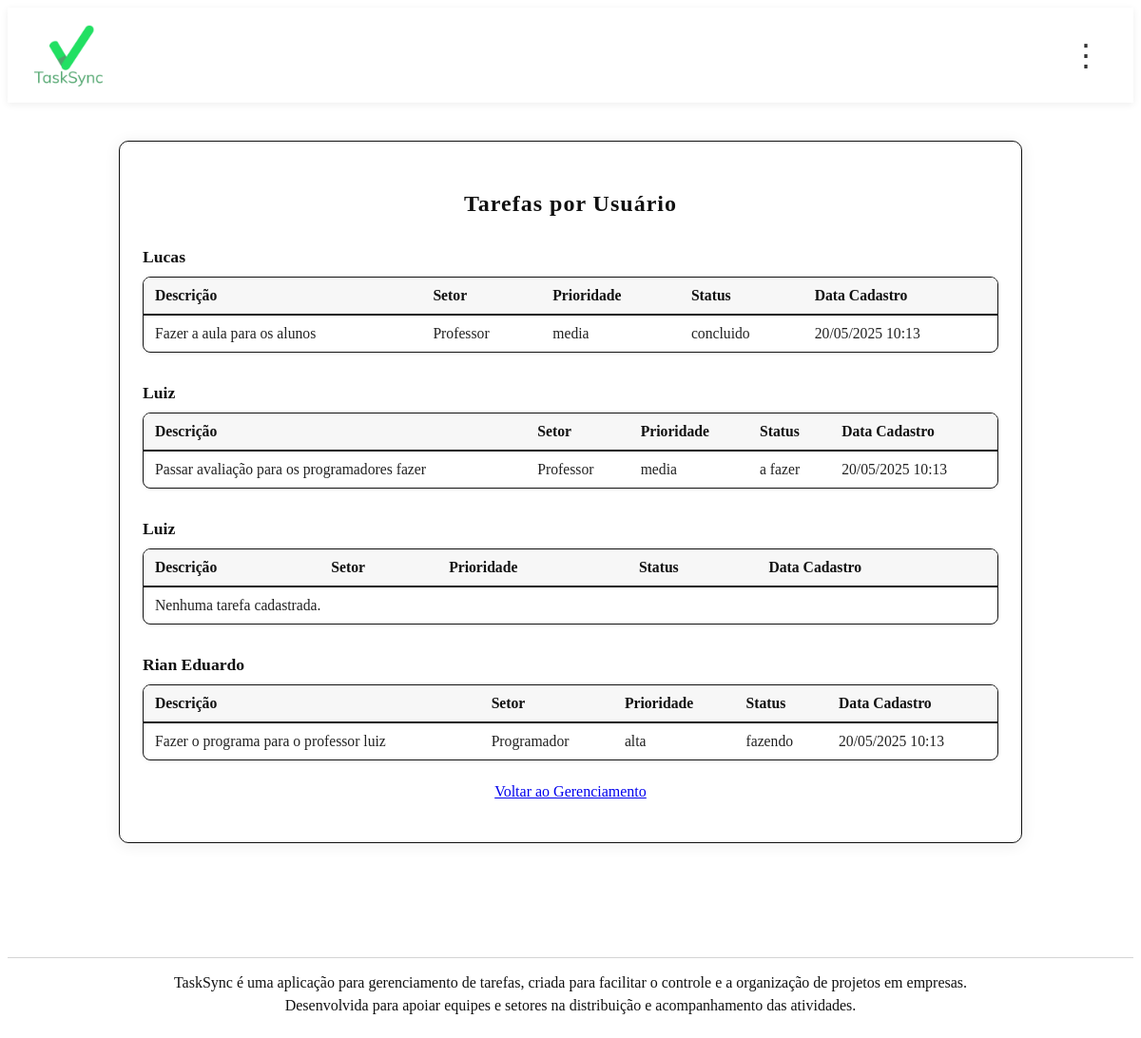
The app's page /visualizar_tarefa.php with its own data.
### tables this page shows
CREATE TABLE `tarefas` (
  `id_tarefa` int(11) NOT NULL,
  `id_usuario` int(11) NOT NULL,
  `descricao` text NOT NULL,
  `setor` varchar(50) NOT NULL,
  `prioridade` enum('baixa','media','alta') NOT NULL,
  `data_cadastro` datetime NOT NULL DEFAULT current_timestamp(),
  `status` enum('a fazer','fazendo','concluido') NOT NULL DEFAULT 'a fazer'
);

### visualizar_tarefa.php (the view, shortened to what this page needs)
<?php
include 'conexão.php';
$usuarios = [];
$res = $conn->query("SELECT * FROM usuarios ORDER BY nome");
while ($u = $res->fetch_assoc()) {
    $usuarios[$u['id_usuario']] = $u['nome'];
}
$tarefas = [];
$res = $conn->query("SELECT t.*, u.nome FROM tarefas t JOIN usuarios u ON t.id_usuario = u.id_usuario ORDER BY u.nome, t.data_cadastro DESC");
while ($row = $res->fetch_assoc()) {
    $tarefas[$row['id_usuario']][] = $row;
}
?>
<!DOCTYPE html>
<html lang="pt-br">
<head>
    <link rel="stylesheet" href="css/style.css">
    <link rel="stylesheet" href="css/vizualizar.css">
</head>
<body>
    <header class="header-tasksync">
        <img src="./img/logo1.png" alt="Logo TaskSync" class="logo" width="80" height="60">
        <button class="menu-toggle" onclick="toggleMenu()">&#8942;</button>
    </header>
    <div class="visualizar-container">
        <h2>Tarefas por Usuário</h2>
        <?php foreach ($usuarios as $id_usuario => $nome): ?>
            <h3><?= htmlspecialchars($nome) ?></h3>
            <table class="visualizar-table">
                <tr>
                    <th>Descrição</th>
                    <th>Setor</th>
                    <th>Prioridade</th>
                    <th>Status</th>
                    <th>Data Cadastro</th>
                </tr>
                <?php if (!empty($tarefas[$id_usuario])): ?>
                    <?php foreach ($tarefas[$id_usuario] as $tarefa): ?>
                        <tr>
                            <td><?= htmlspecialchars($tarefa['descricao']) ?></td>
                            <td><?= htmlspecialchars($tarefa['setor']) ?></td>
                            <td><?= htmlspecialchars($tarefa['prioridade']) ?></td>
                            <td><?= htmlspecialchars($tarefa['status']) ?></td>
                            <td><?= date('d/m/Y H:i', strtotime($tarefa['data_cadastro'])) ?></td>
                        </tr>
                    <?php endforeach; ?>
                <?php else: ?>
                    <tr><td colspan="5">Nenhuma tarefa cadastrada.</td></tr>
                <?php endif; ?>
            </table>
        <?php endforeach; ?>
        <div style="text-align:center;margin:20px;">
            <a href="./gerecialmento_de_tarefa.php">Voltar ao Gerenciamento</a>
        </div>
    </div>
    <footer class="footer-tasksync">
        <p>
            TaskSync é uma aplicação para gerenciamento de tarefas, criada para facilitar o controle e a organização de projetos em empresas.<br>
            Desenvolvida para apoiar equipes e setores na distribuição e acompanhamento das atividades.
        </p>
    </footer>
</body>
</html>

### css/style.css (style rules this page uses)
.header-tasksync { display: flex; align-items: center; justify-content: space-between; background: #fff; padding: 10px 24px; box-shadow: 0 2px 8px rgba(0,0,0,0.07); position: relative; z-index: 10; }
.header-tasksync .logo { height: 80px; }
.menu-toggle { background: none; border: none; font-size: 2em; cursor: pointer; color: #333; padding: 4px 10px; }
.footer-tasksync { background: #fff; border-top: 1px solid #d4d4d4; padding: 14px 0; text-align: center; color: #111; margin-top: 120px; }
.footer-tasksync p { margin: 0; font-size: 1em; color: #111; line-height: 1.5; }

### css/vizualizar.css (style rules this page uses)
body { background: #fff; }
.visualizar-container { max-width: 900px; margin: 40px auto 0 auto; background: #fff; border-radius: 10px; box-shadow: 0 2px 16px rgba(0,0,0,0.08); padding: 32px 24px 24px 24px; color: #111; border: 1.5px solid #111; }
.visualizar-container h2 { text-align: center; margin-bottom: 24px; color: #111; letter-spacing: 1px; }
.visualizar-container h3 { margin-top: 32px; margin-bottom: 10px; color: #111; font-size: 1.1em; font-weight: bold; }
.visualizar-table { width: 100%; border-collapse: separate; border-spacing: 0; background: #fff; border-radius: 8px; overflow: hidden; margin-bottom: 24px; box-shadow: 0 1px 6px rgba(0,0,0,0.04); border: 1.5px solid #111; }
.visualizar-table th, .visualizar-table td { padding: 10px 12px; text-align: left; border-bottom: 1px solid #e0e0e0; color: #222; font-size: 0.98em; }
.visualizar-table th { background: #f7f7f7; color: #111; font-weight: 600; border-bottom: 2px solid #111; }
.visualizar-table tr:last-child td { border-bottom: none; }

### records on screen
tarefas: descricao "Fazer a aula para os alunos", setor "Professor", prioridade "media", status "concluido", data_cadastro "20/05/2025 10:13"
tarefas: descricao "Passar avaliação para os programadores fazer", setor "Professor", prioridade "media", status "a fazer", data_cadastro "20/05/2025 10:13"
tarefas: descricao "Fazer o programa para o professor luiz", setor "Programador", prioridade "alta", status "fazendo", data_cadastro "20/05/2025 10:13"

### other values on screen
$nome "Lucas"
$nome "Luiz"
$nome "Rian Eduardo"
